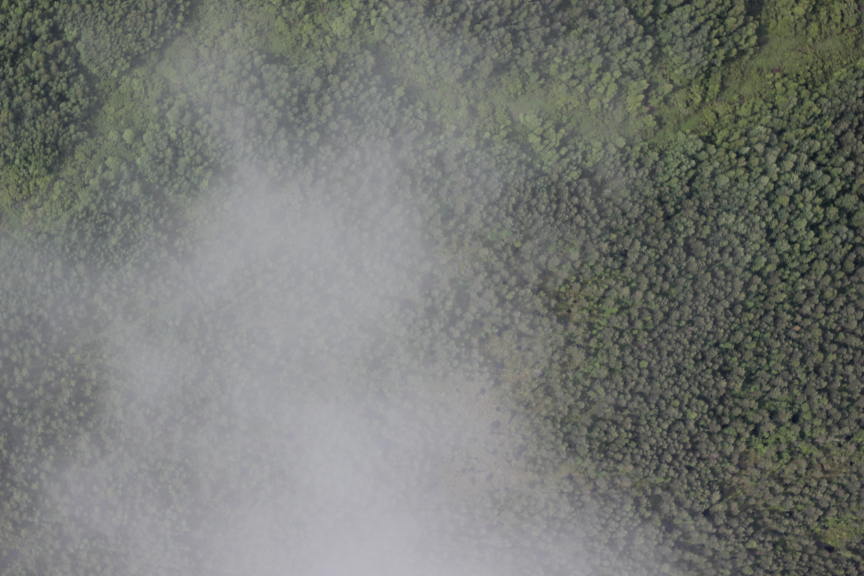
//> input picture samples/cloudForest/1.jpg, 2592 x 1728 px, given in place of 1.jpg1.jpg, which was not available (shown at 1/3 size)
$ ./MyRansac samples/cloudForest/1.jpg   (built with g++ and OpenCV 4, older OpenCV classes emulated)
//> lines starting //> are read from the running program, lines starting //| are printed output that depends on the picture; pictures that were not available may be replaced by others from this repository, and a replacement may not be noted
#include <stdio.h>
#include <iostream>
#include "opencv2/core.hpp"
#include "opencv2/core/core.hpp"
#include "opencv2/core/mat.hpp"
#include "opencv2/features2d/features2d.hpp"
#include "opencv2/highgui/highgui.hpp"
#include "opencv2/calib3d/calib3d.hpp"
#include <opencv2/imgproc.hpp>
#include <assert.h>
#include <string>
#include <random>
#include <algorithm>

using namespace cv;
using namespace std;

default_random_engine randomEngine(239);

Point2f movePoint(Point2f p, Mat m) {
    float data[] = {p.x, p.y, 1};
    Mat pMat(3, 1, CV_32FC1, data);
    Mat p2Mat = m * pMat;
    p2Mat *= 1/ p2Mat.at<float>(2, 0);
    return Point2f(p2Mat.at<float>(0, 0), p2Mat.at<float>(1, 0));
}

void drawCirclesWithDist(vector<KeyPoint> p1, vector<KeyPoint> p2, vector<DMatch> matches, vector<bool> inlier, Mat &img, Mat HAndMove, Mat move, bool fromSecond = false) {
    Scalar cols[] = {Scalar(255, 100, 100), Scalar(100, 100, 255)};
    for (int i = 0; i < matches.size(); i++) {
        DMatch match = matches[i];
        Point2f from = p1[match.queryIdx].pt;
        Point2f to = p2[match.trainIdx].pt;
        if (!fromSecond) {
            circle(img, movePoint(from, HAndMove), 10, cols[inlier[i] ? 0 : 1], 3, LINE_8);
        } else {
            circle(img, movePoint(to, move), 10, cols[inlier[i] ? 0 : 1], 3, LINE_8);
        }
        line(img, movePoint(from, HAndMove), movePoint(to, move), cols[inlier[i] ? 0 : 1], 1, LINE_8);
    }
}

Mat scaleToFit(Mat img, int targetHeight) {
    float scale = targetHeight * 1.0f / img.rows;
    Mat resized;
    resize(img, resized, Size((int) (img.cols * scale), (int) (img.rows * scale)));
    return resized;
}

pair<Size, Mat> getPerspectiveSizeAndMovement(Size img1, Size img2, Mat H) {
    float img1Corners[] = {
            0, (float) img1.width, 0, (float) img1.width,
            0, 0, (float) img1.height, (float) img1.height,
            1, 1, 1, 1
    };
    Mat corners(3, 4, CV_32FC1, img1Corners);
    Mat img1CorsRes = H * corners;
    for (int i = 0; i < img1CorsRes.cols; i++) {
        img1CorsRes.col(i) *= 1.0f / img1CorsRes.at<float>(2, i);
    }
    float minX = 0;
    float minY = 0;
    float maxX = img2.width;
    float maxY = img2.height;
    for (int i = 0; i < img1CorsRes.cols; i++) {
        minX = min(minX, img1CorsRes.at<float>(0, i));
        maxX = max(maxX, img1CorsRes.at<float>(0, i));
        minY = min(minY, img1CorsRes.at<float>(1, i));
        maxY = max(maxY, img1CorsRes.at<float>(1, i));
    }
    float vx = -minX;
    float vy = -minY;
    float movement[] = {
            1, 0, vx,
            0, 1, vy,
            0, 0, 1
    };
    return pair<Size, Mat>(Size(maxX - minX, maxY - minY), Mat(3, 3, CV_32FC1, movement).clone());
}

//X - point type
//M - model type
//createModelFoo - function, that creating model by given points
//rankingFoo - function of ranking correspondence of current point X to hypothetical model M
template<typename X, typename M>
pair<M, vector<bool>> ransac(vector<X> points, int minPointsCount, float threshold,
        function<M(vector<X>)> createModelFoo, function<float(M, X)> rankingFoo) {

    assert (points.size() > minPointsCount);
    int itersCount = 1000;

    vector<bool> bestInliers;
    int bestInliersCount = 0;

    vector<bool> curInliers(points.size(), false);
    for (int iter = 0; iter < itersCount; iter++) {
        vector<X> curPoints;

        vector<int> indexes;
        for (int i = 0; i < points.size(); i++) {
            indexes.push_back(i);
        }
        shuffle(indexes.begin(), indexes.end(), randomEngine);
        for (int i = 0; i < minPointsCount; i++) {
            curPoints.push_back(points[indexes[i]]);
        }

        M model = createModelFoo(curPoints);
        int curInliersCount = 0;
        for (int i = 0; i < points.size(); i++) {
            float rank = rankingFoo(model, points[i]);
            if (rank <= threshold) {
                curInliers[i] = true;
                curInliersCount++;
            } else {
                curInliers[i] = false;
            }
        }

        if (curInliersCount > bestInliersCount) {
            bestInliers = curInliers;
            bestInliersCount = curInliersCount;
        }
    }
    vector<X> inliers;
    for (int i = 0; i < points.size(); i++) {
        if (bestInliers[i]) {
            inliers.push_back(points[i]);
        }
    }
    return pair<M, vector<bool>>(createModelFoo(inliers), bestInliers);
}

Mat findMyHomography(vector<Point2f> srcPoints, vector<Point2f> dstPoints) {
    assert (srcPoints.size() == dstPoints.size());
    assert (srcPoints.size() >= 4);
    Mat src(srcPoints);
    Mat dst(dstPoints);
    int n = src.rows;
    Mat A(2 * n, 9, CV_32FC1);
    for (int i = 0; i < n; i++) {
        float xi1 = src.at<float>(0, 2 * i);
        float yi = src.at<float>(0, 2 * i + 1);
        float xi2 = dst.at<float>(0, 2 * i);
        float yi2 = dst.at<float>(0, 2 * i + 1);
        float data[] = {0, 0, 0, -xi1, -yi, -1, yi2 * xi1, yi2 * yi, yi2,
                xi1, yi, 1, 0, 0, 0, -xi2 * xi1, -xi2 * yi, -xi2};
        Mat Ai(2, 9, CV_32FC1, data);
        Ai.row(0).copyTo(A.row(2 * i + 0));
        Ai.row(1).copyTo(A.row(2 * i + 1));
    }
    SVD svd(A, 4);
    return svd.vt.row(svd.vt.rows - 1).reshape(1, 3);
}

Mat drawCircles(vector<KeyPoint> ps, Mat img, Scalar color = Scalar(200, 100, 100), int radius = 4) {
    Mat res;
    img.copyTo(res);
    for (KeyPoint p : ps) {
        circle(res, p.pt, radius, color, radius / 2, LINE_8);
    }
    return res;
}

int main(int argc, char **argv) {
    if (argc != 2) {
        cout << "Usage: MyRansac <folderName>" << endl
                << "Where folderName - folder with 1.jpg and 2.jpg images inside." << endl;
        return EXIT_FAILURE;
    }

    Mat imgs[2];
    for (int i = 0; i < 2; i++) {
        string file = argv[1] + to_string(i + 1) + string(".jpg");
        imgs[1 - i] = imread(file, IMREAD_COLOR);
//> imgs[1] is the input picture: 1728 rows x 2592 cols, CV_8UC3; mean B, G, R 116.2, 120.6, 117.5
        if (imgs[1 - i].empty()) {
            cout << "Cannot load image: " << file << endl;
        }
        imshow(string("Img") + to_string(1 - i), scaleToFit(imgs[1 - i], 500));
//> in scaleToFit, `resize(img, resized, Size((int) (img.cols * scale), (int) (img.rows * ..`:
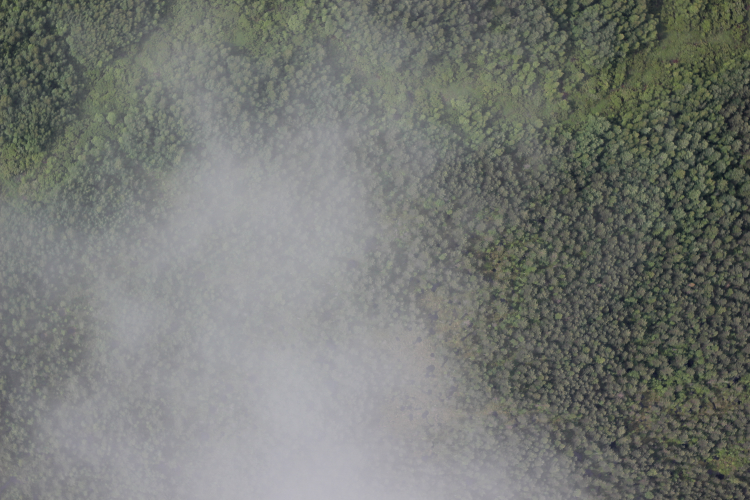
//> resized: 500 rows x 750 cols, CV_8UC3; mean B, G, R 116.1, 120.5, 117.4
    }
//> pass 2 of the loop `for (int i = 0; i < 2; i++)`:
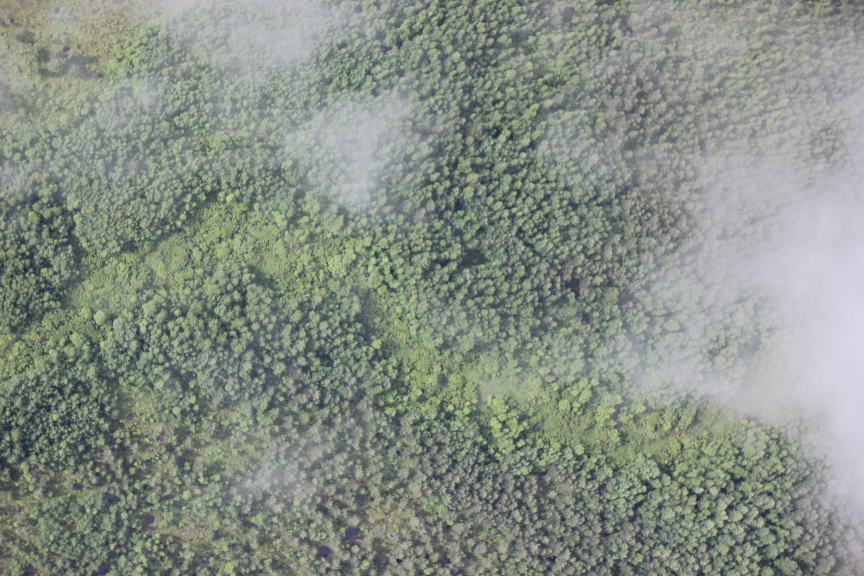
//> input picture samples/cloudForest/2.jpg, 2592 x 1728 px, given in place of 1.jpg2.jpg, which was not available (shown at 1/3 size)
//> imgs[0] is the input picture: 1728 rows x 2592 cols, CV_8UC3; mean B, G, R 133.7, 143.6, 135.6
//> in scaleToFit (call 2), `resize(img, resized, Size((int) (img.cols * scale), (int) (img.rows * ..`:
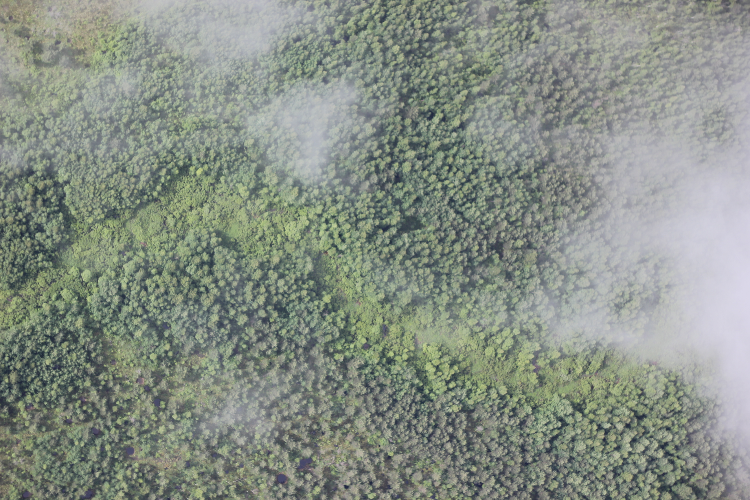
//> resized: 500 rows x 750 cols, CV_8UC3; mean B, G, R 133.6, 143.5, 135.5

    ORB orb(2000);
    vector<KeyPoint> keyPs[2];
    Mat imgsWithKeyPs[2];
    for (int i = 0; i < 2; i++) {
        orb.detect(imgs[i], keyPs[i]);
        imgsWithKeyPs[i] = drawCircles(keyPs[i], imgs[i], Scalar(200, 100, 100), 10);
        cout << "Image" << i << " key points count: " << keyPs[i].size() << endl;
        imshow(string("Img") + to_string(i), scaleToFit(imgsWithKeyPs[i], 500));
    }
//> this loop made 2 passes
//> scale in scaleToFit on passes 1 to 2: 0.289, 0.289
//| Image0 key points count: 2000
//| Image1 key points count: 2000
//> pass 1, in scaleToFit (call 3), `resize(img, resized, Size((int) (img.cols * scale), (int) (img.rows * ..`:
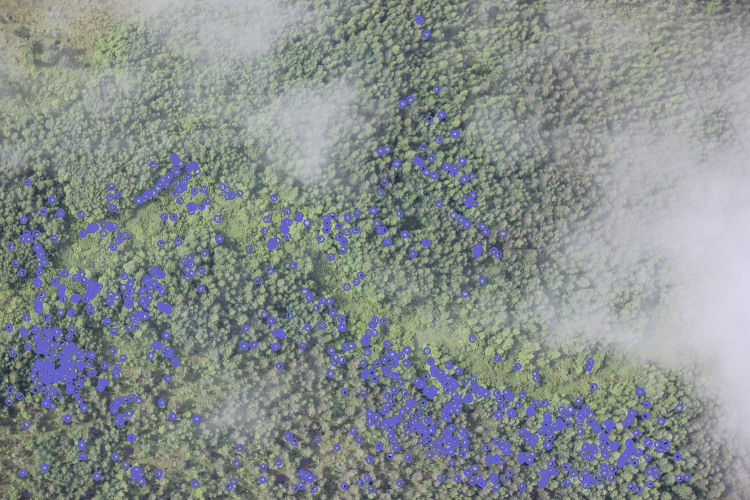
//> resized: 500 rows x 750 cols, CV_8UC3; mean B, G, R 140.3, 141.8, 134.7

    Mat descrs[2];
    for (int i = 0; i < 2; i++) {
        orb.compute(imgs[i], keyPs[i], descrs[i]);
    }

    BFMatcher matcher(NORM_HAMMING);
    vector<vector<DMatch>> matches;
    matcher.knnMatch(descrs[0], descrs[1], matches, 2);
//> matches = 2000 matches
    cout << "Matches count: " << matches.size() << endl;
//| Matches count: 2000

    vector<DMatch> goodMatches;
    for (vector<DMatch> match12 : matches) {
        if (match12[0].distance < match12[1].distance * 0.7) {
            goodMatches.push_back(match12[0]);
        }
    }
//> after the loop, goodMatches = 63 matches
    cout << "Good matches: " << goodMatches.size() << endl;
//| Good matches: 63


    pair<Mat, vector<bool>> homographyWithInliers = ransac<DMatch, Mat>(goodMatches, 4, 1.0,
            [&keyPs](vector<DMatch> matches) -> Mat {
                vector<Point2f> srcPoints;
                vector<Point2f> dstPoints;
                for (DMatch match : matches) {
                    srcPoints.push_back(keyPs[0][match.queryIdx].pt);
                    dstPoints.push_back(keyPs[1][match.trainIdx].pt);
                }
                return findMyHomography(srcPoints, dstPoints);
            },
            [&keyPs](Mat h, DMatch match) -> float {
                Point2f p1 = keyPs[0][match.queryIdx].pt;
                Point2f p2 = keyPs[1][match.trainIdx].pt;
                float p1Data[] = {p1.x, p1.y, 1};
                Mat m(3, 1, CV_32FC1, p1Data);
                Mat p12m = h * m;
                p12m *= 1 / p12m.at<float>(2, 0);
                Point2f p12 = Point2f(p12m.at<float>(0, 0), p12m.at<float>(1, 0));
                float dist = (float) norm(p2 - p12);
                return dist;
            }
    );
//> the loop in ransac, `for (int iter = 0; iter < itersCount; iter++)` made 1000 passes
//> (curInliersCount, bestInliersCount) on pass 1: (5, 5)
//> (curInliersCount, bestInliersCount) on passes 5, 6, 9, 50: (7, 7), (10, 10), (13, 13), (14, 14)
//> after the loop in ransac, `for (int iter = 0; iter < itersCount; iter++)`: curInliers = 63 values, max 1 at index 3, min 0 at index 0, mean 0.111; bestInliers = 63 values, max 1 at index 1, min 0 at index 0, mean 0.27; bestInliersCount = 17
//> the loop in ransac, `for (int i = 0; i < points.size(); i++)` made 63 passes

    Mat H = homographyWithInliers.first;
//> H = [[0.00168, 0.000682, -0.508], [-0.000456, 0.00179, -0.862], [-1.74e-08, 9.73e-08, 0.00169]]
    vector<bool> isInlier = homographyWithInliers.second;
//> isInlier has the same summary as bestInliers in ransac

    int inliersCount = 0;
    for (int i = 0; i < isInlier.size(); i++) {
        if (isInlier[i]) {
            inliersCount++;
        }
    }
//> this loop made 63 passes
//> after the loop, inliersCount = 17
    cout << "Inliers count: " << inliersCount << endl;
//| Inliers count: 17

    pair<Size, Mat> perspectiveSAndMove = getPerspectiveSizeAndMovement(Size(imgs[0].cols, imgs[0].rows), Size(imgs[1].cols, imgs[1].rows), H);
//> in getPerspectiveSizeAndMovement, `float img1Corners[] = { 0, (float) img1.width, 0, (float) img1.width, ..`: img1Corners = [0, 2592, 0, 2592, 0, 0, 1728, 1728, 1, 1, 1, 1]
//> in getPerspectiveSizeAndMovement, `Mat corners(3, 4, CV_32FC1, img1Corners);`: corners = [[0, 2592, 0, 2592], [0, 0, 1728, 1728], [1, 1, 1, 1]]
//> in getPerspectiveSizeAndMovement, `Mat img1CorsRes = H * corners;`: img1CorsRes = [[-0.508, 3.84, 0.671, 5.01], [-0.862, -2.04, 2.23, 1.04], [0.00169, 0.00164, 0.00185, 0.00181]]
//> in getPerspectiveSizeAndMovement, `float maxX = img2.width;`: maxX = 2592
//> in getPerspectiveSizeAndMovement, `float maxY = img2.height;`: maxY = 1728
//> the loop in getPerspectiveSizeAndMovement, `for (int i = 0; i < img1CorsRes.cols; i++)` made 4 passes
//> (maxX, minY) on passes 1 to 4: (2592, -510.9), (2592, -1244.9), (2592, -1244.9), (2771.8, -1244.9)
//> after the loop in getPerspectiveSizeAndMovement, `for (int i = 0; i < img1CorsRes.cols; i++)`: minX = -301.1; maxX = 2771.8; minY = -1244.9; maxY = 1728
//> in getPerspectiveSizeAndMovement, `float vx = -minX;`: vx = 301.1
//> in getPerspectiveSizeAndMovement, `float vy = -minY;`: vy = 1244.9
//> in getPerspectiveSizeAndMovement, `float movement[] = { 1, 0, vx, 0, 1, vy, 0, 0, 1 };`: movement = [1, 0, 301.1, 0, 1, 1244.9, 0, 0, 1]
    cout << "Perspective size: " << perspectiveSAndMove.first << endl;
//| Perspective size: [3072 x 2972]

    Mat perspective12(perspectiveSAndMove.first, CV_32FC1);
//> perspective12: 2972 rows x 3072 cols, CV_32FC1; every value is 0
    Mat perspective21(perspectiveSAndMove.first, CV_32FC1);
    Mat move = perspectiveSAndMove.second;
//> move = [[1, 0, 301.1], [0, 1, 1244.9], [0, 0, 1]]

    warpPerspective(imgs[0], perspective12, move * H, perspective12.size(), INTER_LINEAR, BORDER_CONSTANT, 0);
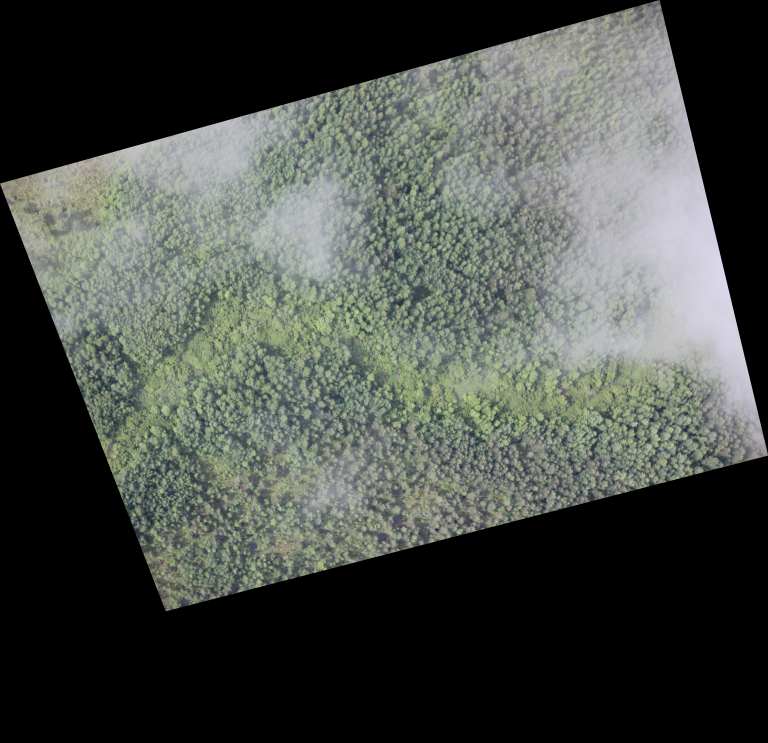
//> perspective12: 2972 rows x 3072 cols, CV_8UC3 (shown at 1/4 size); mean B, G, R 71.4, 76.5, 72.3
    warpPerspective(imgs[1], perspective12, move, perspective12.size(), INTER_LINEAR, BORDER_TRANSPARENT, 0);
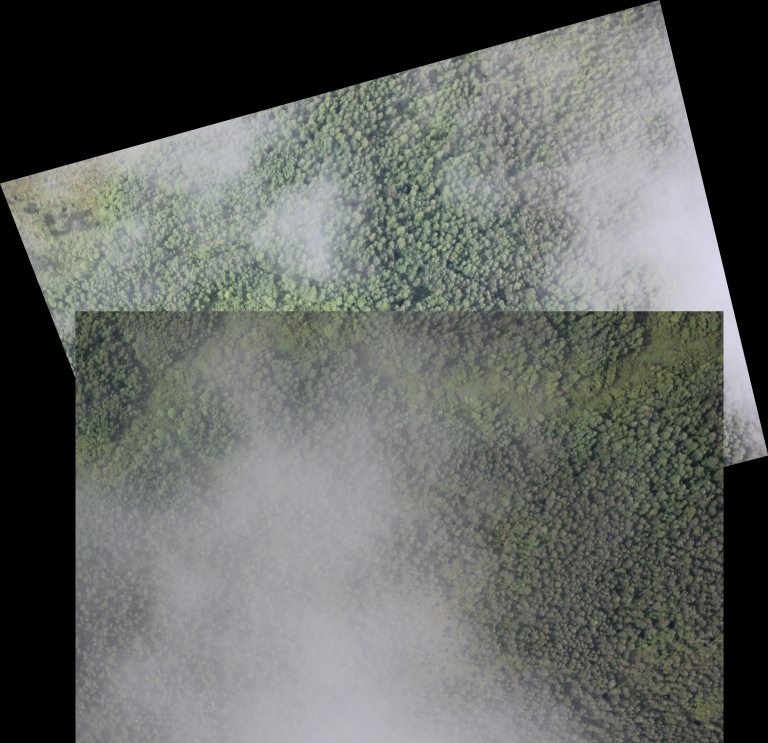
//> perspective12: 2972 rows x 3072 cols, CV_8UC3 (shown at 1/4 size); mean B, G, R 98.3, 102, 98.8
    drawCirclesWithDist(keyPs[0], keyPs[1], goodMatches, isInlier, perspective12, move * H, move);
//> the loop in drawCirclesWithDist, `for (int i = 0; i < matches.size(); i++)` made 63 passes
//> (pMat in movePoint, p2Mat in movePoint, pMat in movePoint (second call), p2Mat in movePoint (second call)) on passes 1 to 8: ([1585, 1388, 1], [2026.8, 1744.3, 1], [1727, 501, 1], [2028.1, 1745.9, 1]), ([1907, 1506, 1], [2365.8, 1778.3, 1], [2065, 534, 1], [2366.1, 1778.9, 1]), ([1904, 1624, 1], [2394.3, 1892, 1], [2094, 645, 1], [2395.1, 1889.9, 1]), ([1961, 1669, 1], [2460, 1920.8, 1], [2159, 676, 1], [2460.1, 1920.9, 1]), ([1907, 1627, 1], [2397.9, 1894.1, 1], [2097, 648, 1], [2398.1, 1892.9, 1]), ([1802, 1574, 1], [2284.5, 1869.4, 1], [1983, 624, 1], [2284.1, 1868.9, 1]), ([2205.6, 1689.6, 1], [2696.6, 1880.4, 1], [2396.4, 632.4, 1], [2697.5, 1877.3, 1]), ([2089.2, 1617.6, 1], [2568.1, 1840.4, 1], [2268, 591.6, 1], [2569.1, 1836.5, 1])
//> (to, pMat in movePoint, p2Mat in movePoint) on pass 34: (Point(159.7, 333.8), [97.46, 825.3, 1], [425, 1567.1, 1])

    warpPerspective(imgs[1], perspective21, move, perspective21.size(), INTER_LINEAR, BORDER_CONSTANT, 0);
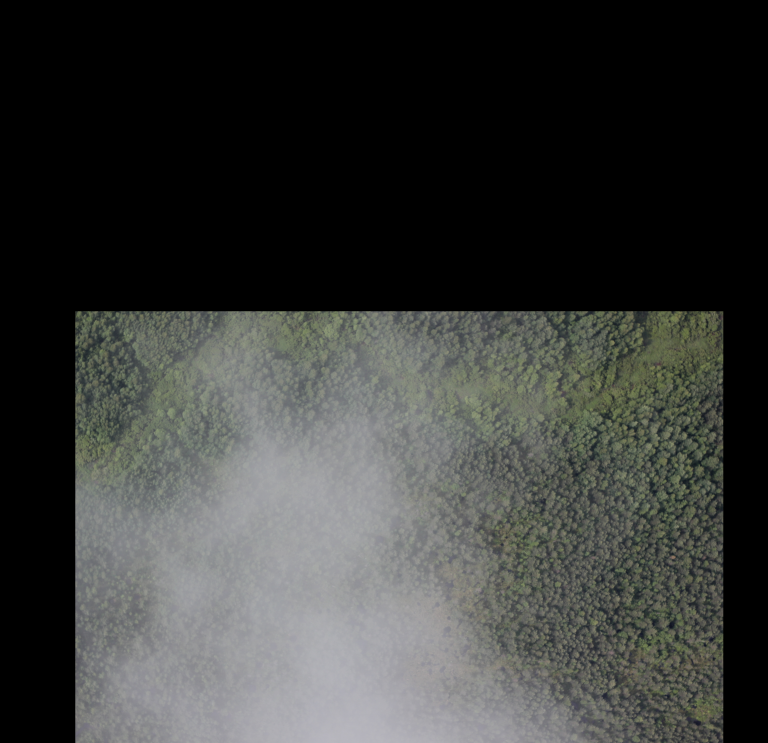
//> perspective21: 2972 rows x 3072 cols, CV_8UC3 (shown at 1/4 size); mean B, G, R 57, 59.1, 57.6
    warpPerspective(imgs[0], perspective21, move * H, perspective21.size(), INTER_LINEAR, BORDER_TRANSPARENT, 0);
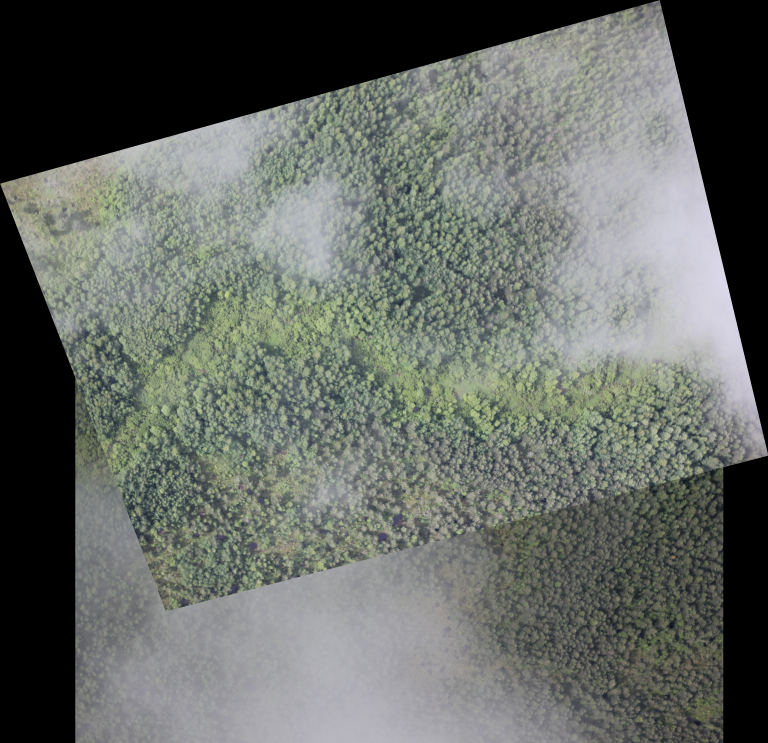
//> perspective21: 2972 rows x 3072 cols, CV_8UC3 (shown at 1/4 size); mean B, G, R 100.4, 105.9, 101.4
    drawCirclesWithDist(keyPs[0], keyPs[1], goodMatches, isInlier, perspective21, move * H, move, true);
//> the loop in drawCirclesWithDist (call 2), `for (int i = 0; i < matches.size(); i++)` made 63 passes

    Mat withMatches;
    drawMatches(imgs[0], keyPs[0], imgs[1], keyPs[1], goodMatches, withMatches);
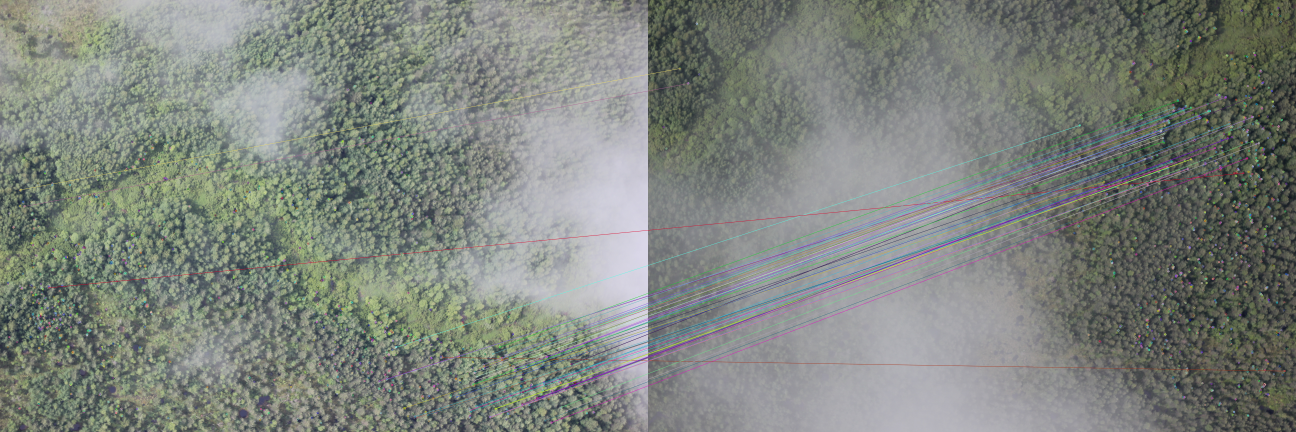
//> withMatches: 1728 rows x 5184 cols, CV_8UC3 (shown at 1/4 size); mean B, G, R 125.6, 132.1, 126.6

    imshow("With matches", scaleToFit(withMatches, 700));
    int SPACE_KEY = 1048608;
    while (true) {
        imshow("Perspective", scaleToFit(perspective12, 1000));
        if (waitKey() != SPACE_KEY) {
//> the Esc key is pressed
            break;
        }
        imshow("Perspective", scaleToFit(perspective21, 1000));
        if (waitKey() != SPACE_KEY) {
            break;
        }
    }
}
